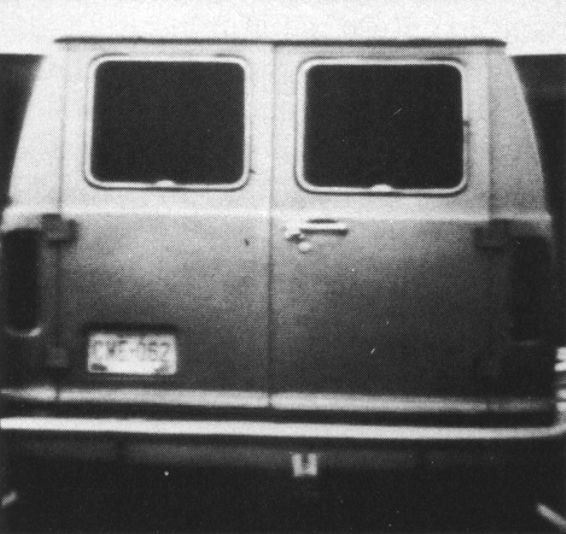
%> input picture Intro2IA_Lab2_Complete_material/Intro2IA_Lab2_Complete_material/Intro2IA_Lab2_Complete_material/Lab2/Filtering/van.tif, 566 x 534 px
$ octave lab2_1.m   (GNU Octave 9; MATLAB toolbox functions it lacks are replaced by stand-ins)
%> lines starting %> are read from the running program, lines starting %| are printed output that depends on the picture
clear;clc;
img = imread('van.tif');
%> img is the input picture: size 534x566 uint8; min 26, max 255, mean 106.1
imshow(img)

%%
h = fspecial("gaussian", [1 6], 0.5); %create gaussian kernel 3*3
plot(0:5,h)
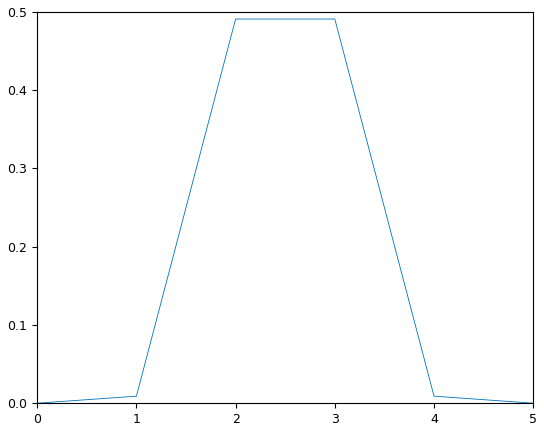
%> figure redrawn from the program's plot data

%%
% Parameters
sigma = 2;               % Standard deviation of the Gaussian
hsize = 6*sigma;         % Kernel size (6 times sigma is common)
kernel_size = round(6*sigma); % Size of the kernel for fspecial

% Define a range of values to sample the continuous 1D Gaussian function
x = -hsize:hsize;        % Discrete x values (1 pixel step)
G_cont = (1/sqrt(2*pi*sigma^2)) * exp(-x.^2 / (2*sigma^2)); % Continuous 1D Gaussian

% Discrete 1D Gaussian filter using fspecial
h = fspecial('gaussian', [1 kernel_size], sigma); % 1D filter

% Plot continuous Gaussian and discrete Gaussian filter
figure;
sgtitle('gaussian:sigma=2')
subplot(1, 2, 1);
plot(x, G_cont, 'LineWidth', 2);
title('Continuous 1D Gaussian');
xlabel('x');
ylabel('G(x)');
grid on;

subplot(1, 2, 2);
plot(-5.5:5.5, h, 'LineWidth', 2);
title('Discrete 1D Gaussian Filter (fspecial)');
xlabel('x');
ylabel('Filter Value');
grid on;
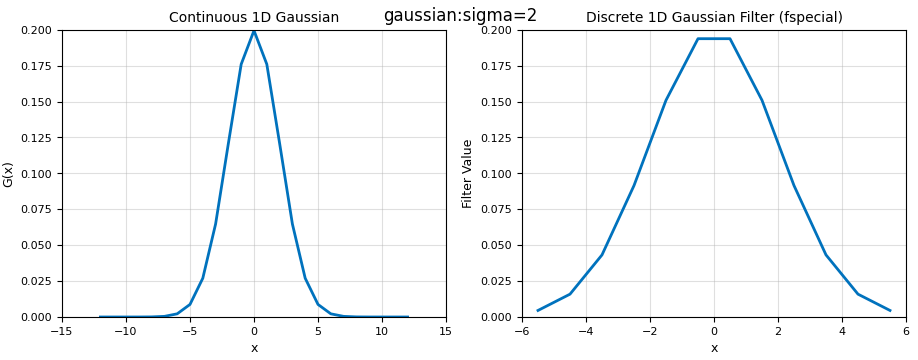
%> figure redrawn from the program's plot data, 2 panels; panel 1: curve peaks at x = 0, y = 0.199; panel 2: curve peaks at x = -0.5, y = 0.194
